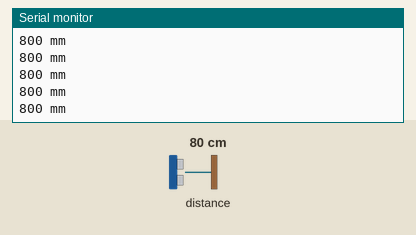
The sketch below on a simulated ESP8266 (NodeMCU). On the bench: the last lines printed to the serial monitor. Inputs (shaded band) come from the test bench; at power-on: distance to the obstacle 80 cm. WiFi joins after 1.5 s; servers stay silent unless stated.

Above: at 3.0 s.
3.1 s: distance to the obstacle set to 2 cm
At 3.6 s:
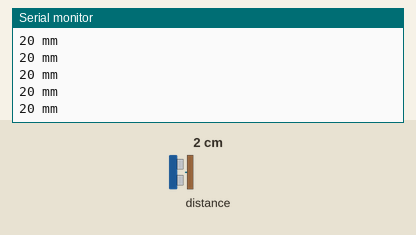
4.6 s: distance to the obstacle set to 4 cm
At 5.2 s:
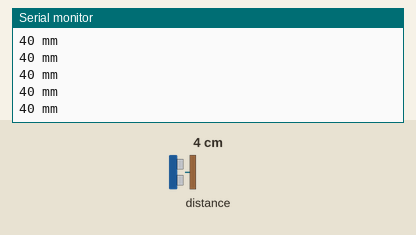
Timing chart, 0 to 7.6 s (numbered marks = the images above; inputs shaded):
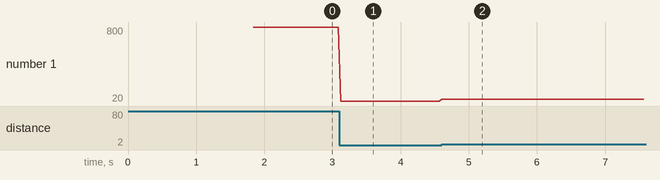

Measured:
- after the input at 3.1 s, the serial monitor: prints a new line at once (image 1)
- after the input at 4.6 s, the serial monitor: prints a new line at once (image 2)
- plotted number 1: 800 → 20 after the input at 3.1 s, 20 → 40 after the input at 4.6 s

The sketch:

BlynkSensor.ino
```cpp
/* This example shows how to use continuous mode to take
  range measurements with the VL53L0X. It is based on
  vl53l0x_ContinuousRanging_Example.c from the VL53L0X API.

  The range readings are in units of mm. */

#include <Wire.h>
#include <VL53L0X.h>
#include <BlynkSimpleEsp8266.h>


// You should get Auth Token in the Blynk App.
// Go to the Project Settings (nut icon).
char auth[] = "YourAuthToken";

// Your WiFi credentials.
// Set password to "" for open networks.
char ssid[] = "YourNetworkName";
char pass[] = "YourPassword";

VL53L0X sensor;

void setup()
{
  Serial.begin(115200);
  Wire.begin();

  sensor.setTimeout(500);
  if (!sensor.init())
  {
    Serial.println("Failed to detect and initialize sensor!");
    while (1) {}
  }
  Blynk.begin(auth, ssid, pass);

  // Start continuous back-to-back mode (take readings as
  // fast as possible).  To use continuous timed mode
  // instead, provide a desired inter-measurement period in
  // ms (e.g. sensor.startContinuous(100)).
  sensor.startContinuous(20);
}

void loop()
{
  Blynk.run();

  int distance = sensor.readRangeContinuousMillimeters();
  Serial.print(distance);
  if (sensor.timeoutOccurred()) {
    Serial.println(" TIMEOUT");
  }
  else {
    Serial.println(" mm");
    Blynk.virtualWrite(V1, distance);
  }

}
```
